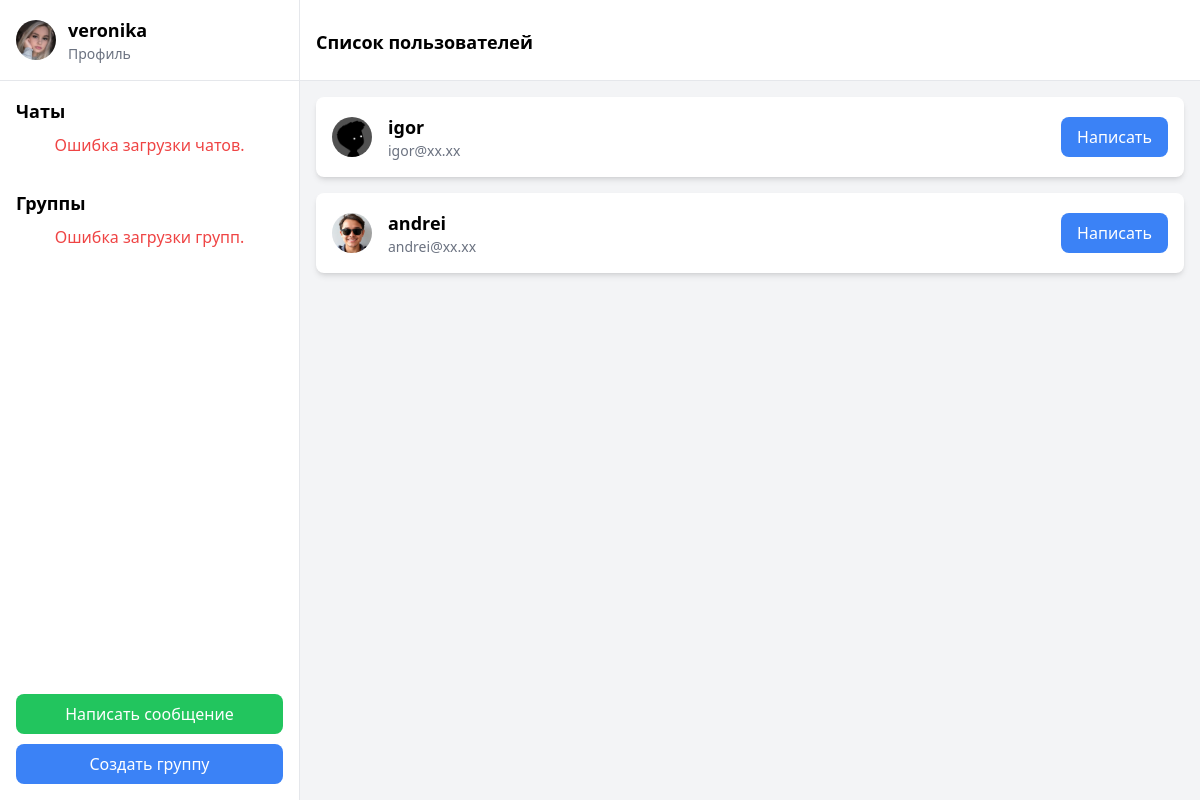
Page /user-list/ (signed in) on the committed database.
### chat/models.py (models this page shows)
class CustomUser (AbstractUser ):
    about = models.TextField()
    phone_number = models.CharField(max_length=15)
    photo = models.ImageField(upload_to='images/', blank=True, null=True, default='images/user-default.png')

### chat/views.py (the view)
# urls.py: path('user-list/', user_list, name="user_list"),
@login_required
def user_list(request):
    users = CustomUser.objects.exclude(username=request.user.username)
    return render(request, '../templates/chat/user-list.html', {'users': users})

### templates/chat/user-list.html (shortened to what this page needs)
{% extends 'chat/main.html' %}
{% block header %}
    <h2 class="text-lg font-semibold h-9 mt-3"> Список пользователей </h2>
{% endblock header %}
{% block content %}
    <div class="flex-1 p-4 overflow-y-auto">
        <ul>
            {% for user in users %}
            <li class="mb-4" onclick="window.location.href='{% url 'user_profile' user.username %}'">
                <div class="flex items-center justify-between p-4 bg-white rounded-lg shadow-md hover:bg-gray-100 cursor-pointer">
                    <div class="flex items-center">
                        <img alt="User  avatar" class="w-10 h-10 rounded-full" height="50" src="{{ user.photo.url }}" width="50"/>
                        <div class="ml-4">
                            <h3 class="text-lg font-semibold">{{ user.username }}</h3>
                            <p class="text-sm text-gray-500">{{ user.email }}</p>
                        </div>
                    </div>
                    <a href="{% url 'personal_chat' user.username %}" class="bg-blue-500 text-white py-2 px-4 rounded-lg">
                        Написать
                    </a>
                </div>
            </li>
            {% endfor %}
        </ul>
    </div>
{% endblock content %}

### templates/chat/components/sidebar.html (shortened to what this page needs)
<div class="w-1/4 bg-white border-r border-gray-200 hidden md:flex flex-col justify-between">
    <div>
        <div class="p-4 border-b border-gray-200">
            <div class="flex items-center">
                <img alt="User  avatar placeholder" class="w-10 h-10 rounded-full" height="50" src="{{ user.photo.url }}" width="50"/>
                <div class="ml-3">
                    <h2 class="text-lg font-semibold">{{ user.username }}</h2>
                    <button class="text-sm text-gray-500" onclick="window.location.href='{% url 'edit_profile' %}'">Профиль</button>
                </div>
            </div>
        </div>
        <div class="p-4">
            <h3 class="text-lg font-semibold mb-2">Чаты</h3>
            <div id="error" class="hidden text-red-500 text-center">Ошибка загрузки чатов.</div>
        </div>
        <div class="p-4">
            <h3 class="text-lg font-semibold mb-2">Группы</h3>
            <div id="errorGroups" class="hidden text-red-500 text-center">Ошибка загрузки групп.</div>
        </div>
    </div>
    <div class="p-4">
        <button class="w-full bg-green-500 text-white py-2 px-4 rounded-lg mb-4" id="viewUser ListButton" style="margin-bottom: 10px" onclick="window.location.href='{% url 'user_list' %}'">Написать сообщение</button>
        <button class="w-full bg-blue-500 text-white py-2 px-4 rounded-lg" id="createGroupChatButton" onclick="window.location.href='{% url 'create_group' %}'">Создать группу</button>
    </div>

### rows in the picture
CustomUser: photo (picture), username "veronika"
CustomUser: photo (picture), username "igor", email "igor@xx.xx"
CustomUser: photo (picture), username "andrei", email "andrei@xx.xx"
